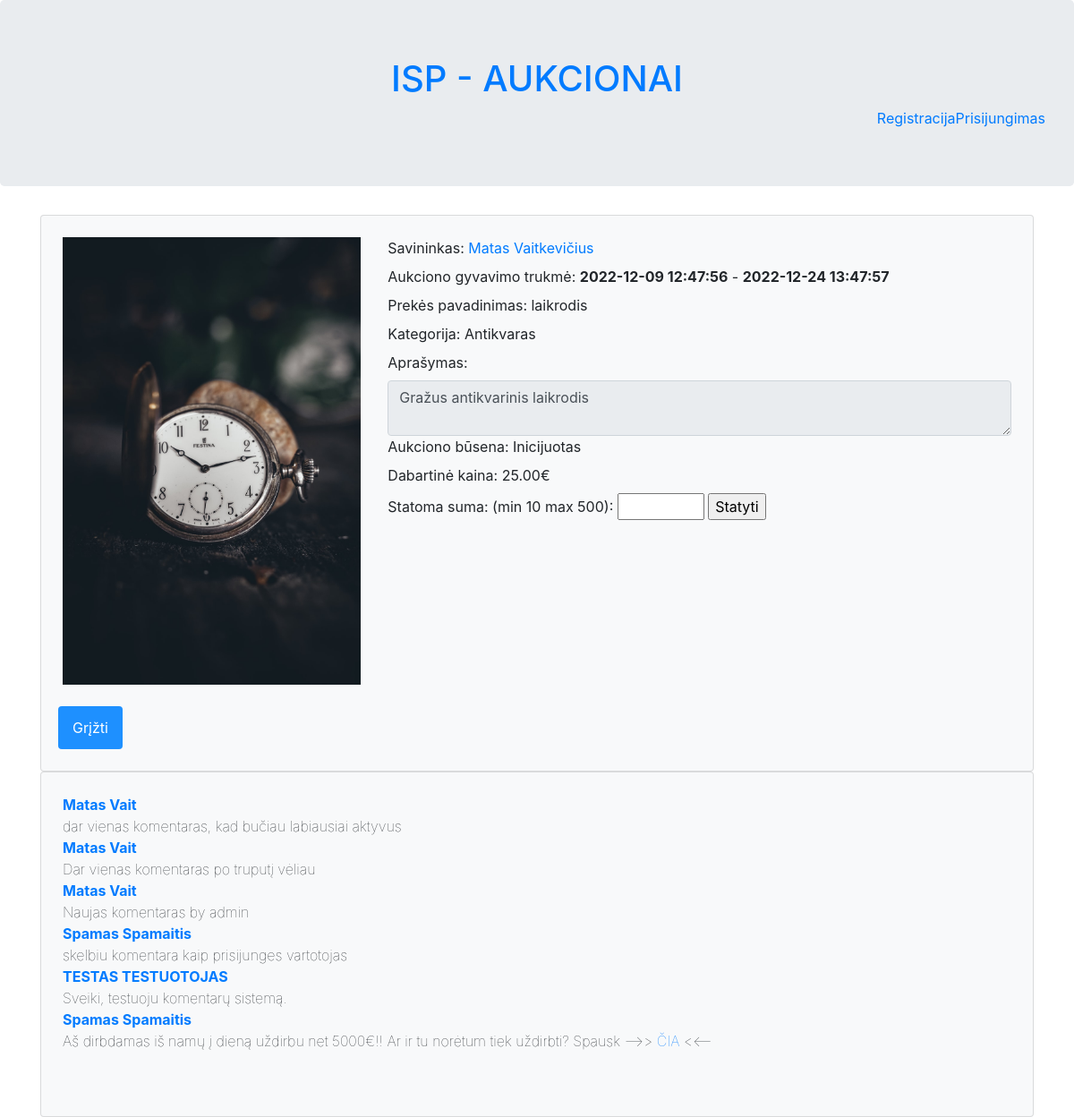
/Aukciono_langas.php?id=1, run on the app's committed database.
### tables this page shows
CREATE TABLE `aukcionas` (
  `pradzia` datetime NOT NULL,
  `pabaiga` datetime NOT NULL,
  `min` float DEFAULT NULL,
  `max` float DEFAULT NULL,
  `galutine_kaina` float DEFAULT NULL,
  `statusas` int(11) NOT NULL,
  `id_Aukcionas` int(11) NOT NULL,
  `fk_Administratoriusid_Administratorius` int(11) DEFAULT NULL,
  `fk_Vartotojasid_Vartotojas` int(11) DEFAULT NULL,
  `fk_Prekeid_Preke` int(11) NOT NULL
);

CREATE TABLE `nuotrauka` (
  `pavadinimas` varchar(64) NOT NULL,
  `nuoroda` text NOT NULL,
  `formatas` int(11) NOT NULL,
  `id_Nuotrauka` int(11) NOT NULL,
  `fk_Prekeid_Preke` int(11) NOT NULL
);

CREATE TABLE `vartotojas` (
  `vardas` varchar(32) NOT NULL,
  `pavarde` varchar(32) NOT NULL,
  `email` varchar(64) NOT NULL,
  `telefono_nr` varchar(20) DEFAULT NULL,
  `slaptazodis` varchar(32) NOT NULL,
  `likutis` decimal(10,2) NOT NULL,
  `blokuotas` tinyint(1) NOT NULL,
  `lytis` int(11) DEFAULT NULL,
  `id_Vartotojas` int(11) NOT NULL,
  `fk_Administratorius` int(11) DEFAULT NULL
);

CREATE TABLE `kategorija` (
  `id_KATEGORIJA` int(11) NOT NULL,
  `name` varchar(12) NOT NULL
);

CREATE TABLE `preke` (
  `aprasymas` varchar(255) NOT NULL,
  `data` datetime NOT NULL DEFAULT current_timestamp(),
  `pavadinimas` varchar(64) NOT NULL,
  `kategorija` int(11) NOT NULL,
  `id_Preke` int(11) NOT NULL,
  `fk_Vartotojasid_Vartotojas` int(11) NOT NULL
);

CREATE TABLE `statusas` (
  `id_STATUSAS` int(11) NOT NULL,
  `name` varchar(14) NOT NULL
);

CREATE TABLE `statymas` (
  `verte` decimal(10,2) NOT NULL,
  `laiko_zyme` datetime NOT NULL DEFAULT current_timestamp(),
  `id_Statymas` int(11) NOT NULL,
  `fk_Vartotojasid_Vartotojas` int(11) NOT NULL,
  `fk_Aukcionasid_Aukcionas` int(11) NOT NULL
);

CREATE TABLE `komentaras` (
  `tekstas` text DEFAULT NULL,
  `laiko_zyme` datetime NOT NULL DEFAULT current_timestamp(),
  `id_Komentaras` int(11) NOT NULL,
  `fk_Aukcionasid_Aukcionas` int(11) NOT NULL,
  `fk_Vartotojasid_Vartotojas` int(11) NOT NULL
);

### Aukciono_langas.php (the view, shortened to what this page needs)
<!DOCTYPE html>
<html lang="en">
    <head>
        <link rel="stylesheet" href="https://cdn.jsdelivr.net/npm/bootstrap@4.6.1/dist/css/bootstrap.min.css">
        <link rel="stylesheet" href="https://cdnjs.cloudflare.com/ajax/libs/font-awesome/4.7.0/css/font-awesome.min.css">
      </head>
    <body>
    <?php include("header.php");?>
    <?php
    $db = mysqli_connect(config::DB_SERVER, config::DB_USERNAME, config::DB_PASSWORD, config::DB_NAME);
    $id = $_GET['id'];
    $query = "SELECT *, kategorija.name as name2
              FROM aukcionas
              LEFT JOIN preke ON preke.id_Preke=aukcionas.fk_Prekeid_Preke
              LEFT JOIN nuotrauka ON nuotrauka.fk_Prekeid_Preke=preke.id_Preke
              LEFT JOIN kategorija ON kategorija.id_KATEGORIJA=preke.kategorija
              LEFT JOIN statusas ON statusas.id_STATUSAS=aukcionas.statusas
              LEFT JOIN vartotojas ON preke.fk_Vartotojasid_Vartotojas=vartotojas.id_Vartotojas
              WHERE aukcionas.id_Aukcionas=".$id;
    $result = mysqli_query($db, $query);
    $result = mysqli_fetch_assoc($result);
    ?>
        <div class="container">
              <div class="col-12 card card-body bg-light p-4">
                <div class="row">
                  <div class="col-4">
                    <img style="max-width:100%; max-height:100%;"src=<?php echo "'".$result['nuoroda']."'";?> alt="Blue toy">
                </div>
                <div class="col-8">
                  <div class="div-group">
                    <label>Savininkas:</label>
                    <label><?php echo "<a href='naudotojoPuslapis.php?id=".$result['id_Vartotojas']."'>".$result['vardas']." ".$result['pavarde']."</a>";?></label>
                  </div>
                  <div class="div-group">
                    <label>Aukciono gyvavimo trukmė:</label>
                    <label style="font-weight: bold;"><?php echo $result['pradzia'];?></label>
                    <label> - </label>
                    <label style="font-weight: bold;"><?php echo $result['pabaiga'];?></label>
                  </div>
                  <div class="div-group">
                    <label>Prekės pavadinimas:</label>
                    <label><?php echo $result['pavadinimas'];?></label>
                  </div>
                  <div class="div-group">
                    <label for="kategorija">Kategorija: </label>
                    <label><?php echo $result['name2'];?></label>
                  </div>
                  <div class="div-group">
                    <label for="aprasymas">Aprašymas:</label>
                      <div class="input-group">
                        <textarea readonly placeholder="$aprasymas" id="aprasymas" class="form-control"><?php echo $result['aprasymas'];?></textarea>
                      </div>
                  </div>
                  <div class="div-group">
                    <label for="status">Aukciono būsena:</label>
                    <label for="status"><?php echo $result['name'];?></label>
                  </div>
                  <div class="div-group">
                    <?php
                    $query = "SELECT * FROM statymas
                     INNER JOIN vartotojas ON vartotojas.id_Vartotojas=statymas.fk_Vartotojasid_Vartotojas
                     WHERE fk_Aukcionasid_Aukcionas='" . $id . "' ORDER BY verte desc LIMIT 1";
                    $statymas = mysqli_query($db, $query);
                    $statymas = mysqli_fetch_assoc($statymas);
                    ?>
                    <label for="kaina">Dabartinė kaina:</label>
                    <label for="kaina"><?php
                    if (isset($statymas)){
                      echo $statymas['verte'];
                    }
                    else{
                      echo "-";
                    }
                    ?>€</label><br>
                  </div>
                  <form method='post'>
                    <label for="quantity">Statoma suma: (min <?php echo $result['min'];?> max <?php echo $result['max'];?>):</label>
                    <input type="number" id="quantity" name="quantity" min='<?php echo $result['min'];?>' max='<?php echo $result['max'];?>'>
                    <input type="submit" value="Statyti">
                   </form>
                </div>
            </div>
              <br>
              <div class="row">
                <form>
                  <input style="margin-right:10px; margin-left:10px" type="button" class="btn btn-primary" value="Grįžti" onclick="history.back()">
                 </form>
              </div>
            </div>
            <div class="col-12 card card-body bg-light p-4">
              <?php
              $query = "SELECT * FROM komentaras
                        INNER JOIN vartotojas ON komentaras.fk_Vartotojasid_Vartotojas=vartotojas.id_Vartotojas
                        WHERE fk_Aukcionasid_Aukcionas=" . $id."
                        AND vartotojas.blokuotas=0
                        ORDER BY laiko_zyme desc";
              $result = mysqli_query($db, $query);
              foreach ($result as $row){
                echo "<div class='div-group'>
                <div style='font-weight: bolder;'><a href='naudotojoPuslapis.php?id=".$row['id_Vartotojas']."'>".$row['vardas']." ".$row['pavarde']."</a></div>
                <div style='font-weight: lighter;'>".$row['tekstas']."</div>";
                echo "</div>";
              }
              ?>
              <form method="post" action="skelbti_komentara.php?id=<?php echo $id;?>">
                <br>
              </form>
              <form method="post" action="skelbti_zinute.php?id=<?php echo $id;?>">
                <br>
              </form>
            </div>
          </div>
    </body>
</html>

### Aukciono_langas.php (style rules this page uses)
.btn { background-color: DodgerBlue; border: none; color: white; padding: 12px 16px; font-size: 16px; cursor: pointer; }

### data on the page
aukcionas: nuotrauka.nuoroda (picture), vartotojas.vardas "Matas", vartotojas.pavarde "Vaitkevičius", pradzia "2022-12-09 12:47:56", pabaiga "2022-12-24 13:47:57", nuotrauka.pavadinimas "laikrodis", kategorija.name "Antikvaras", fk_Prekeid_Preke.aprasymas "Gražus antikvarinis laikrodis", statusas.name "Inicijuotas", min "10", max "500"
statymas: verte "25.00"
komentaras: fk_Vartotojasid_Vartotojas.vardas "Matas", fk_Vartotojasid_Vartotojas.pavarde "Vait", tekstas "dar vienas komentaras, kad bučiau labiausiai aktyvus"
komentaras: fk_Vartotojasid_Vartotojas.vardas "Matas", fk_Vartotojasid_Vartotojas.pavarde "Vait", tekstas "Dar vienas komentaras po truputį vėliau"
komentaras: fk_Vartotojasid_Vartotojas.vardas "Matas", fk_Vartotojasid_Vartotojas.pavarde "Vait", tekstas "Naujas komentaras by admin"
komentaras: fk_Vartotojasid_Vartotojas.vardas "Spamas", fk_Vartotojasid_Vartotojas.pavarde "Spamaitis", tekstas "skelbiu komentara kaip prisijunges vartotojas"
komentaras: fk_Vartotojasid_Vartotojas.vardas "TESTAS", fk_Vartotojasid_Vartotojas.pavarde "TESTUOTOJAS", tekstas "Sveiki, testuoju komentarų sistemą."
komentaras: fk_Vartotojasid_Vartotojas.vardas "Spamas", fk_Vartotojasid_Vartotojas.pavarde "Spamaitis", tekstas "Aš dirbdamas iš namų į dieną uždirbu net 5000€!! Ar ir tu norėtum tiek uždirbti? Spausk -->> ČIA <<--"
